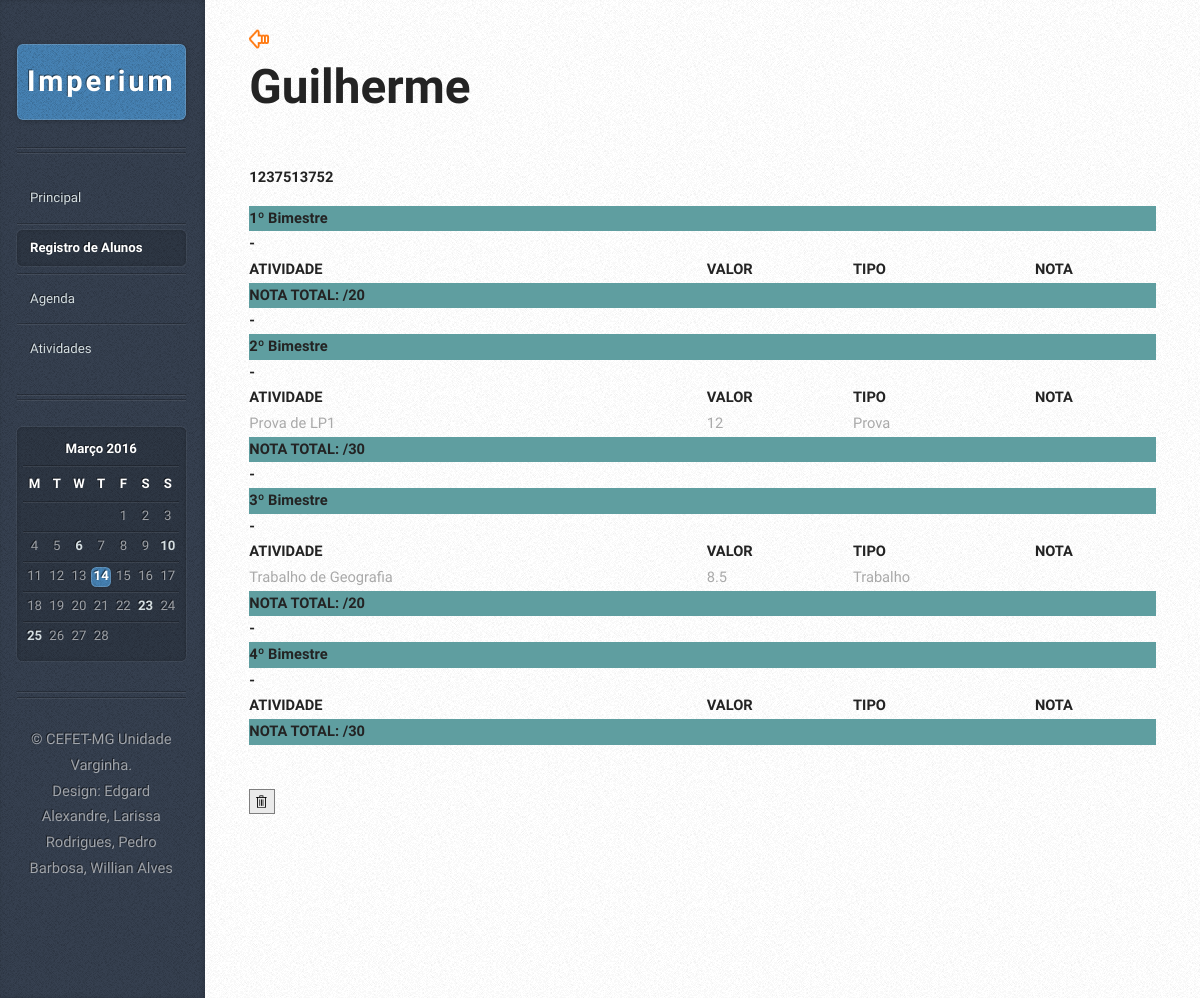
Page /alunoRegistro.php?id=15 on the committed database.
### tables this page shows
CREATE TABLE IF NOT EXISTS `aluno` (
  `idAluno` int(11) NOT NULL AUTO_INCREMENT,
  `nomeAluno` varchar(45) NOT NULL,
  `matricula` varchar(45) NOT NULL,
  `frequencia` int(11) DEFAULT NULL,
  `idTurmaAluno` int(11) NOT NULL,
  PRIMARY KEY (`idAluno`),
  KEY `idTurmaAluno` (`idTurmaAluno`)
);

CREATE TABLE IF NOT EXISTS `atividade` (
  `idAtividade` int(11) NOT NULL AUTO_INCREMENT,
  `nomeAtividade` varchar(45) NOT NULL,
  `valorAtividade` float NOT NULL,
  `bimestreAtividade` varchar(45) NOT NULL,
  `tipoAtividade` varchar(45) NOT NULL,
  `idTurmaAtividade` int(11) NOT NULL,
  PRIMARY KEY (`idAtividade`),
  KEY `idTurmaAtividade` (`idTurmaAtividade`)
);

### alunoRegistro.php (the view, shortened to what this page needs)
<?php
    $PDO = db_connect();
	$aux = $_GET["id"];
    $pnota = NULL;
    $snota = NULL;
    $tnota = NULL;
    $qnota = NULL;
    $sql = "SELECT idAluno, nomeAluno, matricula, frequencia, idTurmaAluno FROM Aluno WHERE idAluno = :idAluno ORDER BY nomeAluno ASC";
    $sql3 = "SELECT idAtividade, nomeAtividade, valorAtividade, bimestreAtividade, tipoAtividade, idTurmaAtividade FROM Atividade WHERE idTurmaAtividade = :idTurmaAtividade && bimestreAtividade = '2º Bimestre' ORDER BY bimestreAtividade ASC";
    $sql4 = "SELECT idAtividade, nomeAtividade, valorAtividade, bimestreAtividade, tipoAtividade, idTurmaAtividade FROM Atividade WHERE idTurmaAtividade = :idTurmaAtividade && bimestreAtividade = '3º Bimestre' ORDER BY bimestreAtividade ASC";
    $stmt = $PDO->prepare($sql);
    $stmt3 = $PDO->prepare($sql3);
    $stmt4 = $PDO->prepare($sql4);
    $stmt->execute(array(':idAluno' => $aux));
?>
<!DOCTYPE HTML>
<html>
<head>
		<link rel="stylesheet" href="assets/css/mainScreen.css" />
        <link rel="stylesheet" href="assets/css/style.css" />
	</head>
<body>
<div id="content">
    <div class="inner">
        <article class="box post post-excerpt">
        <?php $Aluno = $stmt->fetch(PDO::FETCH_ASSOC)?>
		<a href = "alunoLista.php?id=<?php echo $Aluno['idTurmaAluno']?>"><img src = "images/icone-voltar.png"></a><br>
            <h2><p><?php echo $Aluno['nomeAluno']?></p></h2>
            <h3><p><?php echo $Aluno['matricula']?></p></h3>
            <?php $stmt3->execute(array(':idTurmaAtividade' => $Aluno['idTurmaAluno'])); ?>
            <?php $stmt4->execute(array(':idTurmaAtividade' => $Aluno['idTurmaAluno'])); ?>
			<table>
                <tr id="bim">
                    <td><h5>1º Bimestre</h5></td>
                    <td><h5> </h5></td>
					<td><h5> </h5></td>
                    <td> </td>
                </tr>
                <tr>
                    <td><h5>-</h5></td>
                </tr>
				<tr>
					<td><h5>ATIVIDADE</h5></td>
					<td><h5>VALOR</h5></td>
					<td><h5>TIPO</h5></td>
                    <td><h5>NOTA</h5></td>
				</tr>
                <tr id = "bim">
                    <td><h5>NOTA TOTAL: <?php echo $pnota ?>/20</h5></td>
                    <td><h5> </h5></td>
					<td><h5> </h5></td>
                    <td> </td>
                </tr>
                <tr>
                    <td><h5>-</h5></td>
                </tr>
                <tr id="bim">
                    <td><h5>2º Bimestre</h5></td>
                    <td><h5> </h5></td>
					<td><h5> </h5></td>
                    <td> </td>
                </tr>
                <tr>
                    <td><h5>-</h5></td>
                </tr>
				<tr>
					<td><h5>ATIVIDADE</h5></td>
					<td><h5>VALOR</h5></td>
					<td><h5>TIPO</h5></td>
                    <td><h5>NOTA</h5></td>
				</tr>
				 <?php while($Atividade = $stmt3->fetch(PDO::FETCH_ASSOC)): ?>
                        <tr>
                            <td><?php echo $Atividade['nomeAtividade'] ?></td>
                            <td><?php echo $Atividade['valorAtividade'] ?></td>
                            <td><?php echo $Atividade['tipoAtividade'] ?></td>
                        </tr>
                <?php endwhile; ?>
                <tr id = "bim">
                    <td><h5>NOTA TOTAL: <?php echo $snota ?>/30</h5></td>
                    <td><h5> </h5></td>
					<td><h5> </h5></td>
                    <td> </td>
                </tr>
                <tr>
                    <td><h5>-</h5></td>
                </tr>
                <tr id="bim">
                    <td><h5>3º Bimestre</h5></td>
                    <td><h5> </h5></td>
					<td><h5> </h5></td>
                    <td> </td>
                </tr>
                <tr>
                    <td><h5>-</h5></td>
                </tr>
				<tr>
					<td><h5>ATIVIDADE</h5></td>
					<td><h5>VALOR</h5></td>
					<td><h5>TIPO</h5></td>
                    <td><h5>NOTA</h5></td>
				</tr>
				 <?php while($Atividade = $stmt4->fetch(PDO::FETCH_ASSOC)): ?>
                        <tr>
                            <td><?php echo $Atividade['nomeAtividade'] ?></td>
                            <td><?php echo $Atividade['valorAtividade'] ?></td>
                            <td><?php echo $Atividade['tipoAtividade'] ?></td>
                        </tr>
                <?php endwhile; ?>
                <tr id = "bim">
                    <td><h5>NOTA TOTAL: <?php echo $tnota ?>/20</h5></td>
                    <td><h5> </h5></td>
					<td><h5> </h5></td>
                    <td> </td>
                </tr>
                <tr>
                    <td><h5>-</h5></td>
                </tr>
                <tr id="bim">
                    <td><h5>4º Bimestre</h5></td>
                    <td><h5> </h5></td>
					<td><h5> </h5></td>
                    <td> </td>
                </tr>
                <tr>
                    <td><h5>-</h5></td>
                </tr>
				<tr>
					<td><h5>ATIVIDADE</h5></td>
					<td><h5>VALOR</h5></td>
					<td><h5>TIPO</h5></td>
                    <td><h5>NOTA</h5></td>
				</tr>
                <tr id = "bim">
                    <td><h5>NOTA TOTAL: <?php echo $qnota ?>/30</h5></td>
                    <td><h5> </h5></td>
					<td><h5> </h5></td>
                    <td> </td>
                </tr>
        </table>
        </article>
			<a onClick = "if(confirm('Tem certeza que deseja excluir permanentemente este aluno?')) location.href = 'deleteAluno.php?id=<?php echo $Aluno['idAluno']?>';"><img src = "images/pbi_deleteicon.png"></a>
    </div>
</div>
			<div id="sidebar">
					<h1 id="logo"><a href="#">Imperium</a></h1>
					<nav id="nav">
						<ul>
							<li><a href="indexMain.html">Principal</a></li>
							<li class="current"><a href="turmaRegistro.php">Registro de Alunos</a></li>
							<li><a href="calendario.html">Agenda</a></li>
							<li><a href="relatorios.html">Atividades</a></li>
						</ul>
					</nav>
					<section class="box calendar">
						<div class="inner">
							<table>
								<caption>Março 2016</caption>
								<thead>
									<tr>
										<th scope="col" title="Monday">M</th>
										<th scope="col" title="Tuesday">T</th>
										<th scope="col" title="Wednesday">W</th>
										<th scope="col" title="Thursday">T</th>
										<th scope="col" title="Friday">F</th>
										<th scope="col" title="Saturday">S</th>
										<th scope="col" title="Sunday">S</th>
									</tr>
								</thead>
								<tbody>
									<tr>
										<td colspan="4" class="pad"><span>&nbsp;</span></td>
										<td><span>1</span></td>
										<td><span>2</span></td>
										<td><span>3</span></td>
									</tr>
									<tr>
										<td><span>4</span></td>
										<td><span>5</span></td>
										<td><a href="#">6</a></td>
										<td><span>7</span></td>
										<td><span>8</span></td>
										<td><span>9</span></td>
										<td><a href="#">10</a></td>
									</tr>
									<tr>
										<td><span>11</span></td>
										<td><span>12</span></td>
										<td><span>13</span></td>
										<td class="today"><a href="#">14</a></td>
										<td><span>15</span></td>
										<td><span>16</span></td>
										<td><span>17</span></td>
									</tr>
									<tr>
										<td><span>18</span></td>
										<td><span>19</span></td>
										<td><span>20</span></td>
										<td><span>21</span></td>
										<td><span>22</span></td>
										<td><a href="#">23</a></td>
										<td><span>24</span></td>
									</tr>
									<tr>
										<td><a href="#">25</a></td>
										<td><span>26</span></td>
										<td><span>27</span></td>
										<td><span>28</span></td>
										<td class="pad" colspan="3"><span>&nbsp;</span></td>
									</tr>
								</tbody>
							</table>
						</div>
					</section>
					<ul id="copyright">
						<li>&copy; CEFET-MG Unidade Varginha.</li><li>Design: Edgard Alexandre, Larissa Rodrigues, Pedro Barbosa, Willian Alves</a></li>
					</ul>
			</div>
	</body>
</html>

### assets/css/style.css (style rules this page uses)
#bim { background-color: cadetblue; }

### rows in the picture
aluno: nomeAluno "Guilherme", matricula "1237513752"
atividade: nomeAtividade "Prova de LP1", valorAtividade "12", tipoAtividade "Prova"
atividade: nomeAtividade "Trabalho de Geografia", valorAtividade "8.5", tipoAtividade "Trabalho"
